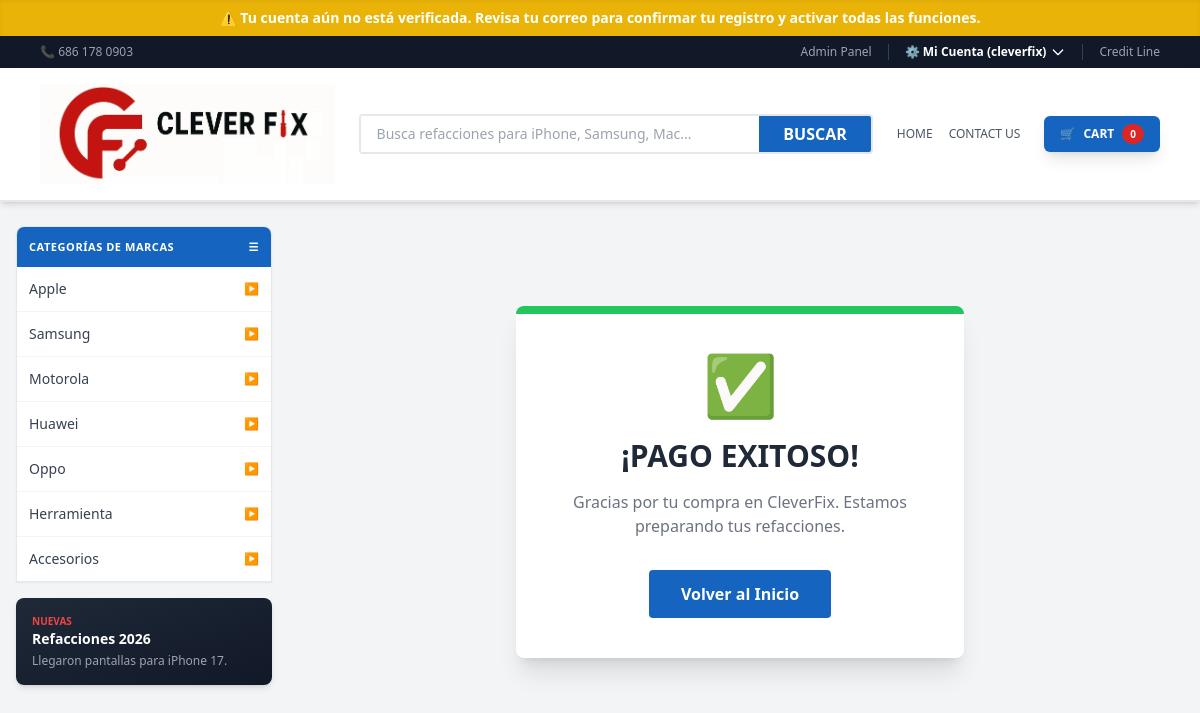
The page /success/ (signed in) on the database its author committed.
### store/models.py (models this page shows, shortened)
class SiteSettings(models.Model):
    logo = models.ImageField(upload_to='logo/', verbose_name="Logo CleverFix")
    phone = models.CharField(max_length=20, default='686 178 0903', verbose_name="Teléfono")
    site_name = models.CharField(max_length=50, default='CleverFix')
    class Meta:
        verbose_name = "0. Configuración"
        verbose_name_plural = "0. Configuración"

class Category(models.Model):
    name = models.CharField(max_length=100, verbose_name="Marca Principal")
    slug = models.SlugField(unique=True)
    class Meta:
        verbose_name = "Categoría (Marca)"
        verbose_name_plural = "1. Categorías (Marcas)"

### store/views.py (the view)
# urls.py: path('success/', views.payment_success, name='payment_success'),
def payment_success(request):
    if 'cart' in request.session:
        del request.session['cart']
    return render(request, 'store/success.html', {'page_title': '¡Pago Exitoso!'})

### store/context_processors.py (called while the page is built)
def global_context(request):
    try:
        settings = SiteSettings.objects.first()
    except:
        settings = None
    nav_categories = Category.objects.all().prefetch_related('types__models')
    cart = request.session.get('cart', {})
    total_items = sum(cart.values()) if cart else 0
    return {
        'site_settings': settings,
        'nav_brands': nav_categories,
        'cart_count': total_items,           # Usado en el header principal
        'global_cart_count': total_items,    # Alias para compatibilidad con otros fragmentos
    }

def cart_contents(request):
    cart = request.session.get('cart', {})
    total_items = sum(cart.values()) if cart else 0
    return {
        'global_cart_count': total_items
    }

### templates/store/success.html
{% extends 'base.html' %}
{% block content %}
<div class="max-w-md mx-auto mt-20 text-center p-10 bg-white rounded-lg shadow-xl border-t-8 border-green-500">
    <span class="text-6xl">✅</span>
    <h1 class="text-3xl font-black text-gray-800 mt-6 uppercase">¡Pago Exitoso!</h1>
    <p class="text-gray-500 mt-4">Gracias por tu compra en CleverFix. Estamos preparando tus refacciones.</p>
    <a href="{% url 'home' %}" class="mt-8 inline-block bg-brand text-white px-8 py-3 rounded font-bold">Volver al Inicio</a>
</div>
{% endblock %}

### templates/base.html (shortened to what this page needs)
<!DOCTYPE html>
<html lang="es">
<head>
    <script src="https://cdn.tailwindcss.com"></script>
</head>
<body class="bg-gray-100 font-sans">
    {% if user.is_authenticated and not user.profile.is_verified %}
    <div class="bg-yellow-500 text-white text-center py-2 px-4 text-sm font-bold shadow-inner">
        ⚠️ Tu cuenta aún no está verificada. Revisa tu correo para confirmar tu registro y activar todas las funciones.
    </div>
    {% endif %}
    <div class="bg-gray-900 text-gray-400 text-xs py-2 px-10 flex justify-between items-center">
        <span>📞 {{ site_settings.phone|default:"686 178 0903" }}</span>
        <div class="space-x-4 flex items-center">
            <a href="/admin" class="hover:text-white border-r border-gray-700 pr-4">Admin Panel</a>
            {% if user.is_authenticated %}
                <div class="group relative inline-block">
                    <button class="flex items-center space-x-1 text-white hover:text-blue-300 font-bold outline-none transition-colors">
                        <span>⚙️ Mi Cuenta ({{ user.username }})</span>
                        <svg class="w-4 h-4 transition-transform group-hover:rotate-180" fill="none" stroke="currentColor" viewBox="0 0 24 24">
                            <path stroke-linecap="round" stroke-linejoin="round" stroke-width="2" d="M19 9l-7 7-7-7"></path>
                        </svg>
                    </button>
                </div>
            {% else %}
                <a href="{% url 'login' %}" class="hover:text-white">Login</a>
                <a href="{% url 'register' %}" class="hover:text-white">Register</a>
            {% endif %}
            <a href="#" class="hover:text-white border-l border-gray-700 pl-4">Credit Line</a>
        </div>
    </div>
    <header id="main-header" class="bg-white border-b-2 border-brand py-4 px-10 flex items-center gap-6 shadow-md sticky top-0 z-50">
        <a href="/" class="shrink-0" id="logo-container">
            {% if site_settings.logo %}
                <img src="{{ site_settings.logo.url }}" alt="CleverFix" id="main-logo"
                     class="object-contain"
                     style="max-height: 100px; width: auto;">
            {% else %}
                <span class="text-2xl font-black text-brand tracking-tighter">CLEVER<span class="text-red-600">FIX</span></span>
            {% endif %}
        </a>
        <form action="{% url 'home' %}" method="GET" class="flex-1 flex border-2 border-brand rounded overflow-hidden focus-within:ring-2 ring-blue-200 transition-all">
            <input type="text" name="q" placeholder="Busca refacciones para iPhone, Samsung, Mac..." class="w-full px-4 py-2 outline-none text-sm" value="{{ request.GET.q|default:'' }}">
            <button type="submit" class="bg-brand hover:bg-brand-dark text-white px-6 font-bold transition-colors">
                BUSCAR
            </button>
        </form>
        <nav class="flex gap-6 items-center font-medium text-xs">
            <div class="hidden md:flex gap-4 text-gray-600">
                <a href="{% url 'home' %}" class="hover:text-brand">HOME</a>
                <a href="#" class="hover:text-brand">CONTACT US</a>
            </div>
            <a href="{% url 'cart' %}" class="bg-brand hover:bg-brand-dark text-white px-4 py-2 rounded-md flex items-center shadow-lg transition-all active:scale-95">
                <span class="mr-2">🛒</span>
                <span class="font-bold">CART</span>
                <span class="ml-2 bg-red-600 text-white text-[10px] font-bold px-2 py-0.5 rounded-full">{{ cart_count|default:"0" }}</span>
            </a>
        </nav>
    </header>
    <div class="flex max-w-7xl mx-auto mt-6 gap-6 px-4 pb-20">
        <aside class="w-64 shrink-0 relative">
            <div class="bg-white rounded-t-lg shadow-sm border border-gray-200 overflow-hidden">
                <div class="bg-brand text-white p-3 font-bold uppercase text-[11px] tracking-wider flex items-center justify-between">
                    Categorías de Marcas
                    <span>☰</span>
                </div>
                <div class="flex flex-col">
                    {% for cat in nav_brands %}
                    <div class="group border-b last:border-0 border-gray-100">
                        <a href="{% url 'category_filter' cat.slug %}"
                           class="w-full text-left p-3 hover:bg-blue-50 flex justify-between items-center text-sm font-medium text-gray-700 hover:text-brand transition-colors">
                            {{ cat.name }}
                            <span class="text-gray-300 text-xs">▶</span>
                        </a>
                    </div>
                    {% empty %}
                    <p class="p-4 text-xs text-gray-400 text-center">No hay categorías cargadas.</p>
                    {% endfor %}
                </div>
            </div>
            <div class="mt-4 bg-gradient-to-br from-gray-800 to-gray-900 rounded-lg p-4 text-white shadow-md">
                <p class="text-[10px] text-red-500 font-bold uppercase">Nuevas</p>
                <h4 class="font-bold text-sm">Refacciones 2026</h4>
                <p class="text-xs text-gray-400 mt-1">Llegaron pantallas para iPhone 17.</p>
            </div>
        </aside>
        <main class="flex-1">
            {% block content %}{% endblock %}
        </main>
    </div>
</body>
</html>

### templates/base.html (style rules this page uses)
.bg-brand { background-color: #1565c0; }
#main-header, #main-logo { transition: all 0.3s ease-in-out; }

### rows shown on the page
SiteSettings: phone "686 178 0903", logo (picture)
Category: name "Apple"
Category: name "Samsung"
Category: name "Motorola"
Category: name "Huawei"
Category: name "Oppo"
Category: name "Herramienta"
Category: name "Accesorios"

### other values the page prints
{{ user.username }} "cleverfix"
{{ cart_count|default:"0" }} "0"
